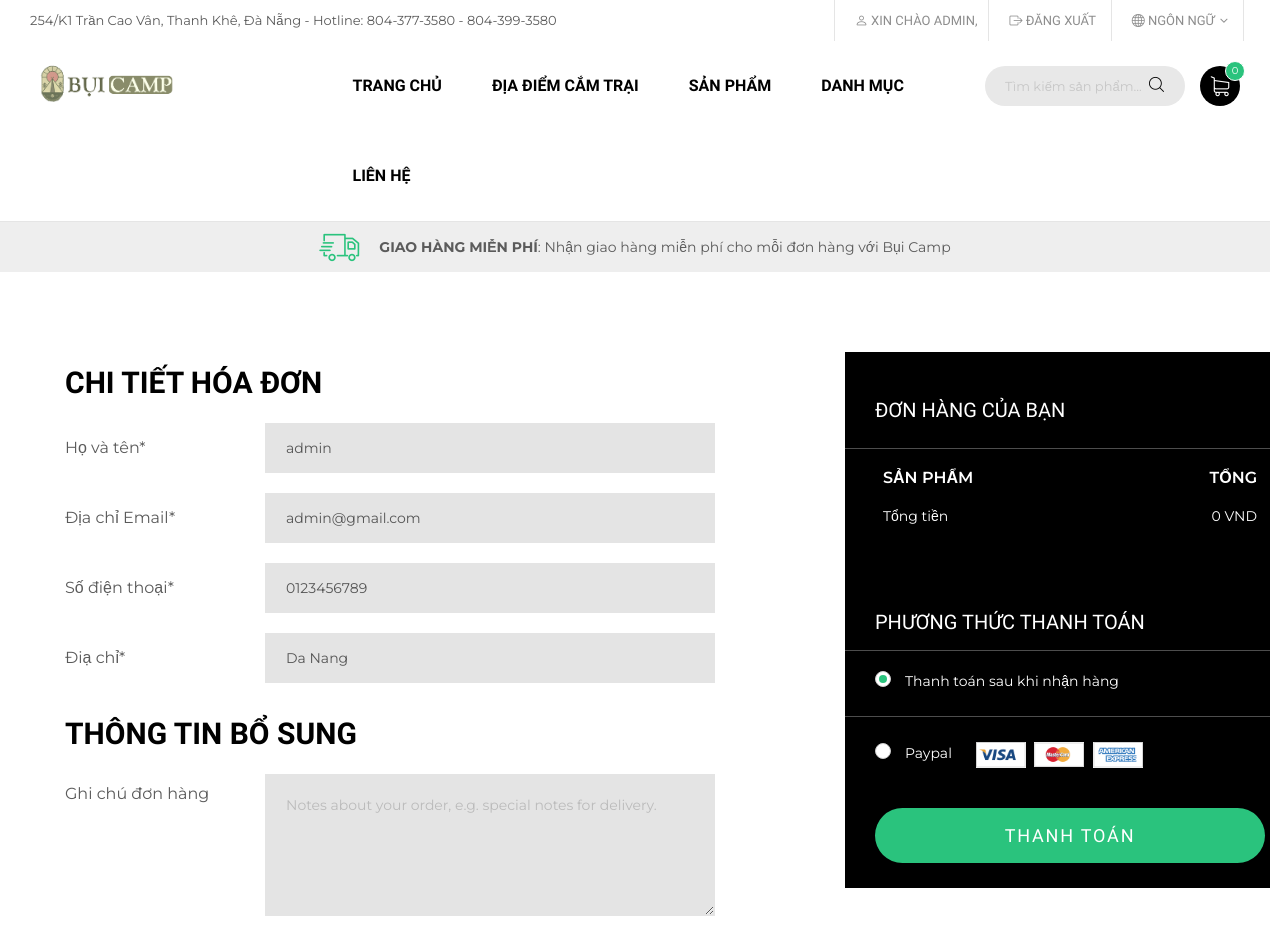
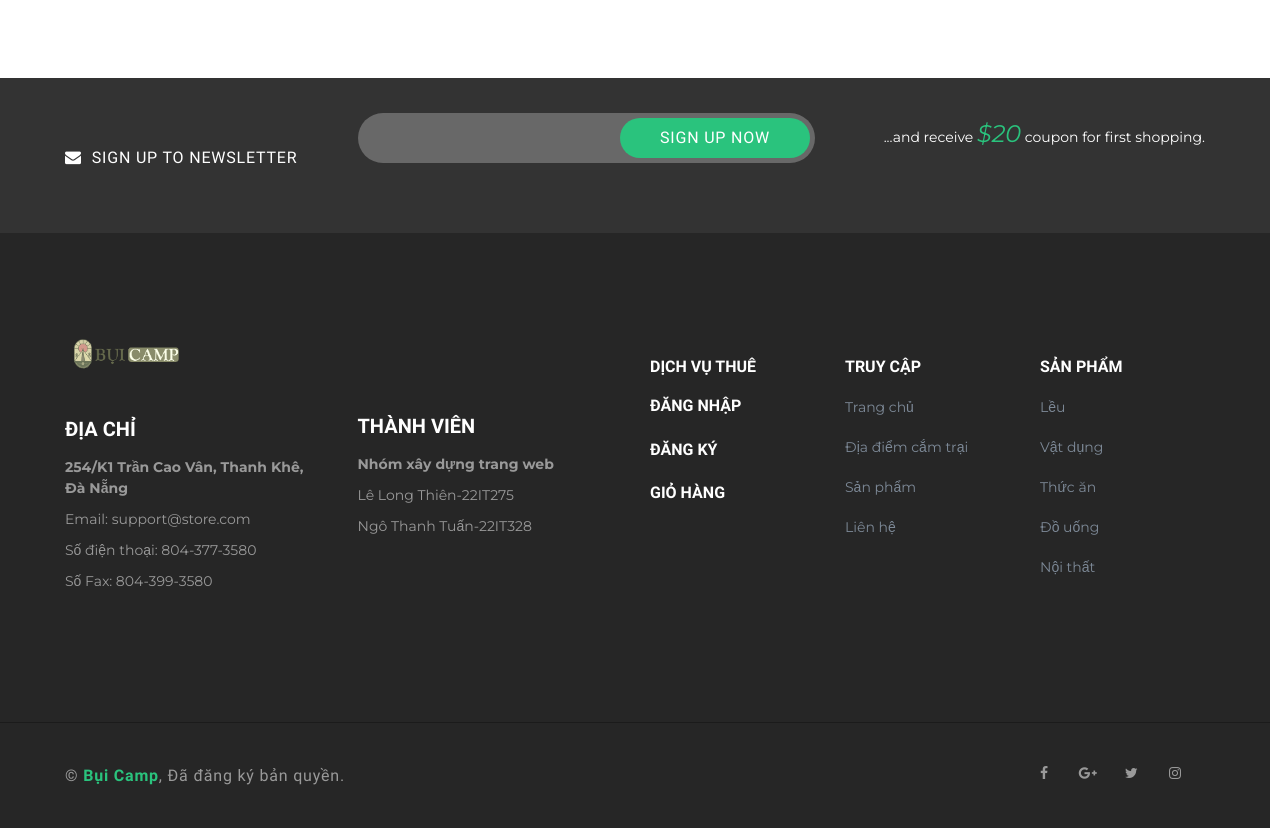
The page /checkout.php (signed in) on the database its author committed (2 pictures, top to bottom).
### tables this page shows
CREATE TABLE `users` (
  `id` int(11) NOT NULL,
  `role_id` int(11) DEFAULT NULL,
  `username` varchar(100) DEFAULT NULL,
  `password` varchar(100) DEFAULT NULL,
  `fullname` varchar(50) DEFAULT NULL,
  `email` varchar(150) DEFAULT NULL,
  `phone` varchar(20) DEFAULT NULL,
  `address` varchar(200) DEFAULT NULL,
  `birthday` int(11) NULL,
  `created_time` int(11) NOT NULL,
  `last_updated` int(11) NOT NULL
);

CREATE TABLE `category` (
  `id` int(11) NOT NULL,
  `name` varchar(100) DEFAULT NULL,
  `created_time` int(11) NULL,
  `last_updated` int(11) NULL
);

### checkout.php (the view, shortened to what this page needs)
<!DOCTYPE html>
<html lang="en">
  <head>
    <link rel="stylesheet" href="plugins/font-awesome/css/font-awesome.min.css">
    <link rel="stylesheet" href="plugins/ps-icon/style.css">
    <link rel="stylesheet" href="https://cdn.jsdelivr.net/npm/sweetalert2@11.7.5/dist/sweetalert2.min.css">
    <link rel="stylesheet" href="https://cdn.jsdelivr.net/npm/bootstrap-icons@1.11.1/font/bootstrap-icons.css">
    <link rel="stylesheet" href="plugins/bootstrap/dist/css/bootstrap.min.css">
    <link rel="stylesheet" href="plugins/owl-carousel/assets/owl.carousel.css">
    <link rel="stylesheet" href="plugins/jquery-bar-rating/dist/themes/fontawesome-stars.css">
    <link rel="stylesheet" href="plugins/slick/slick/slick.css">
    <link rel="stylesheet" href="plugins/bootstrap-select/dist/css/bootstrap-select.min.css">
    <link rel="stylesheet" href="plugins/Magnific-Popup/dist/magnific-popup.css">
    <link rel="stylesheet" href="plugins/jquery-ui/jquery-ui.min.css">
    <link rel="stylesheet" href="plugins/revolution/css/settings.css">
    <link rel="stylesheet" href="plugins/revolution/css/layers.css">
    <link rel="stylesheet" href="plugins/revolution/css/navigation.css">
    <link rel="stylesheet" href="css/style.css">
  </head>
  <body class="ps-loading">
    <?php include 'header.php'; ?>
    <div class="header-services">
    <div class="ps-services owl-slider" data-owl-auto="true" data-owl-loop="true" data-owl-speed="7000" data-owl-gap="0" data-owl-nav="true" data-owl-dots="false" data-owl-item="1" data-owl-item-xs="1" data-owl-item-sm="1" data-owl-item-md="1" data-owl-item-lg="1" data-owl-duration="1000" data-owl-mousedrag="on">
        <p class="ps-service"><i class="ps-icon-delivery"></i><strong>Giao hàng miễn phí</strong>: Nhận giao hàng miễn phí cho mỗi đơn hàng với Bụi Camp</p>
      </div>
    </div>
    <main class="ps-main">
      <div class="ps-checkout pt-80 pb-80">
        <div class="ps-container">
          <form class="ps-checkout__form" action="bill.php" method="post">
            <div class="row">
                  <div class="col-lg-8 col-md-8 col-sm-12 col-xs-12 ">
                    <div class="ps-checkout__billing">
                      <h3>Chi tiết hóa đơn</h3>
                      <?php include 'connect_db.php';
                      $sql_users="SELECT*FROM users WHERE id=".$_COOKIE['idu'];
                      $kq_users=mysqli_query($con,$sql_users);
                      while($row_users=mysqli_fetch_array($kq_users)){
                       ?>
                            <div class="form-group form-group--inline">
                              <label>Họ và tên<span>*</span>
                              </label>
                              <input class="form-control" type="text" name="fullname_users" value="<?php echo $row_users['fullname']; ?>">
                            </div>
                            <div class="form-group form-group--inline">
                              <label>Địa chỉ Email<span>*</span>
                              </label>
                              <input class="form-control" type="email" name="email_users" value="<?php echo $row_users['email']; ?>">
                            </div>
                            <div class="form-group form-group--inline">
                              <label>Số điện thoại<span>*</span>
                              </label>
                              <input class="form-control" type="text" name="phone_users" value="<?php echo $row_users['phone']; ?>">
                            </div>
                            <div class="form-group form-group--inline">
                              <label>Điạ chỉ<span>*</span>
                              </label>
                              <input class="form-control" type="text" name="address_users" value="<?php echo $row_users['address']; ?>">
                            </div>
                      <h3 class="mt-40"> Thông tin bổ sung</h3>
                      <div class="form-group form-group--inline textarea" >
                        <label>Ghi chú đơn hàng</label>
                        <textarea class="form-control" name="thongtinbosung" rows="5" placeholder="Notes about your order, e.g. special notes for delivery."></textarea>
                      </div> <?php }?>
                    </div>
                  </div>
                  <div class="col-lg-4 col-md-4 col-sm-12 col-xs-12 ">
                    <div class="ps-checkout__order" style="width: 450px;">
                      <header>
                        <h3>Đơn hàng của bạn</h3>
                      </header>
                      <div class="content">
                        <table class="table ps-checkout__products">
                          <thead>
                            <tr>
                              <th class="text-uppercase">Sản phẩm</th>
                              <th class="text-uppercase">Tổng</th>
                            </tr>
                          </thead>
                          <tbody>
                          <?php
                          $totalck=0;
                            ?>
                            <tr>
                              <td>Tổng tiền</td>
                              <td><?php echo $totalck.' VND'; ?></td>
                            </tr>
                          </tbody>
                        </table>
                      </div>
                      <footer>
                        <h3>Phương thức thanh toán</h3>
                        <div class="form-group cheque">
                          <div class="ps-radio">
                            <label for="rdo01">Thanh toán sau khi nhận hàng</label>
                          </div>
                        </div>
                        <div class="form-group paypal">
                          <div class="ps-radio ps-radio--inline">
                            <label for="rdo02">Paypal</label>
                          </div>
                          <ul class="ps-payment-method">
                            <li><a href="#"><img src="images/payment/1.png" alt=""></a></li>
                            <li><a href="#"><img src="images/payment/2.png" alt=""></a></li>
                            <li><a href="#"><img src="images/payment/3.png" alt=""></a></li>
                          </ul>
                          <input type="submit" class="ps-btn ps-btn--fullwidth" value="Thanh toán" name="thanhtoanck">
                        </div>
                      </footer>
                    </div>
                  </div>
            </div>
          </form>
        </div>
      </div>
      <div class="ps-subscribe">
        <div class="ps-container">
          <div class="row">
                <div class="col-lg-3 col-md-12 col-sm-12 col-xs-12 ">
                  <h3><i class="fa fa-envelope"></i>Sign up to Newsletter</h3>
                </div>
                <div class="col-lg-5 col-md-7 col-sm-12 col-xs-12 ">
                  <form class="ps-subscribe__form" action="do_action" method="post">
                    <input class="form-control" type="text" placeholder="">
                    <button>Sign up now</button>
                  </form>
                </div>
                <div class="col-lg-4 col-md-5 col-sm-12 col-xs-12 ">
                  <p>...and receive  <span>$20</span>  coupon for first shopping.</p>
                </div>
          </div>
        </div>
      </div>
      <?php include 'footer.php' ?>
    </main>
  </body>
</html>

### header.php (shortened to what this page needs)
<header class="header">
      <div class="header__top">
        <div class="container-fluid">
          <div class="row">
                <div class="col-lg-6 col-md-8 col-sm-6 col-xs-12 ">
                  <p>254/K1 Trần Cao Vân, Thanh Khê, Đà Nẵng  -  Hotline: 804-377-3580 - 804-399-3580</p>
                </div>
                <?php if(isset($_COOKIE['user_cookie'])){ ?>
                  <div class="col-lg-6 col-md-4 col-sm-6 col-xs-12 ">
                  <div class="header__actions"><a href=""><i class="bi bi-person"></i> <?php
                  include 'connect_db.php';
                  $sqlu="SELECT*FROM USERS WHERE id=".$_COOKIE['idu'];
                  $kqu= mysqli_query($con,$sqlu);
                  while($row=mysqli_fetch_array($kqu)){
                    echo 'Xin chào '.$row['fullname'].',';
                  }
                   ?> </a>
                  <div class="header__actions"><a href="logout.php"><i class="bi bi-box-arrow-right"></i> Đăng xuất</a>
<?php
    }else{
                ?>
                <div class="col-lg-6 col-md-4 col-sm-6 col-xs-12 ">
                  <div class="header__actions"><a href="login.php"><i class="bi bi-person"></i> Đăng nhập</a>
                  <div class="header__actions"><a href="register.php"><i class="bi bi-person-plus"></i> Đăng ký</a>
                  <?php
    }
                  ?><div class="btn-group ps-dropdown"><a class="dropdown-toggle" href="#" data-toggle="dropdown" aria-haspopup="true" aria-expanded="false"><i class="bi bi-globe"></i>  Ngôn ngữ<i class="fa fa-angle-down"></i></a>
                    </div>
                  </div>
                </div>
          </div>
        </div>
      </div>
      <nav class="navigation">
        <div class="container-fluid">
          <div class="navigation__column left">
            <div class="header__logo"><a class="ps-logo" href="index.php"><img src="images/logo1.png" alt=""></a></div>
          </div>
          <div class="navigation__column center">
                <ul class="main-menu menu">
                  <li class="menu-item menu-item-has-children dropdown"><a href="index.php">Trang chủ</a>
                  </li>
                  <li class="menu-item menu-item-has-children has-mega-menu"><a href="#">Địa điểm cắm trại</a>
                  </li>
                  <li class="menu-item"><a href="product-listing.php?iddm=0">Sản phẩm</a></li>
                  <li class="menu-item menu-item-has-children dropdown"><a href="#">Danh mục</a>
                  </li></ul>
                  <li class="menu-item menu-item-has-children dropdown"><a href="contact-us.php">Liên hệ</a>
                  </li>
          </div>
          <div class="navigation__column right">
            <form class="ps-search--header" action="do_action" method="post">
              <input class="form-control" type="text" placeholder="Tìm kiếm sản phẩm...">
              <button><i class="ps-icon-search"></i></button>
            </form>
            <div class="ps-cart"><a class="ps-cart__toggle" href="cart.php"><span><i><?php  $_SESSION['soluongcart']=(int)sizeof($_SESSION['giohang']);
            echo $_SESSION['soluongcart'];
            ?></i></span><i class="ps-icon-shopping-cart"></i></a>
              </div>
            </div>
          </div>
        </div>
    </header>

### footer.php
<div class="ps-footer bg--cover" data-background="images/background/parallax.png">
        <div class="ps-footer__content">
          <div class="ps-container">
            <div class="row">
                  <div class="col-lg-3 col-md-3 col-sm-12 col-xs-12 ">
                    <aside class="ps-widget--footer ps-widget--info">
                      <header><a class="ps-logo" href="index.php"><img src="images/logo1.png" alt=""></a>
                        <h3 class="ps-widget__title">Địa chỉ</h3>
                      </header>
                      <footer>
                        <p><strong>254/K1 Trần Cao Vân, Thanh Khê, Đà Nẵng </strong></p>
                        <p>Email: <a href='mailto:support@store.com'>support@store.com</a></p>
                        <p>Số điện thoại: 804-377-3580 </p>
                        <p>Số Fax: 804-399-3580</p>
                      </footer>
                    </aside>
                  </div>
                  <div class="col-lg-3 col-md-3 col-sm-12 col-xs-12 ">
                    <aside class="ps-widget--footer ps-widget--info second">
                      <header>
                        <h3 class="ps-widget__title">Thành viên</h3>
                      </header>
                      <footer>
                        <p><strong>Nhóm xây dựng trang web</strong></p>
                        <p>Lê Long Thiên-22IT275</p>
                        <p>Ngô Thanh Tuấn-22IT328</p>
                      </footer>
                    </aside>
                  </div>
                  <div class="col-lg-2 col-md-2 col-sm-4 col-xs-12 ">
                    <aside class="ps-widget--footer ps-widget--link">
                      <header>
                        <h3 class="ps-widget__title">Dịch vụ thuê</h3>
                      </header>
                      <footer>
                        <ul class="ps-list--link">
                          <li><a href="#">Đăng nhập</a></li>
                          <li><a href="#">Đăng ký</a></li>
                          <li><a href="#">Giỏ hàng</a></li>
                        </ul>
                      </footer>
                    </aside>
                  </div>
                  <div class="col-lg-2 col-md-2 col-sm-4 col-xs-12 ">
                    <aside class="ps-widget--footer ps-widget--link">
                      <header>
                        <h3 class="ps-widget__title">Truy cập</h3>
                      </header>
                      <footer>
                        <ul class="ps-list--line">
                          <li><a href="index.php">Trang chủ</a></li>
                          <li><a href="#">Địa điểm cắm trại</a></li>
                          <li><a href="product-listing.php">Sản phẩm</a></li>
                          <li><a href="contact-us.php">Liên hệ</a></li>
                        </ul>
                      </footer>
                    </aside>
                  </div>
                  <div class="col-lg-2 col-md-2 col-sm-4 col-xs-12 ">
                    <aside class="ps-widget--footer ps-widget--link">
                      <header>
                        <h3 class="ps-widget__title">Sản phẩm</h3>
                      </header>
                      <footer>
                        <ul class="ps-list--line">
                          <?php include 'connect_db.php';
                    $sqlshowdm="SELECT*FROM category";
                    $kqshowdm=mysqli_query($con,$sqlshowdm);
                    while($rowshowdm=mysqli_fetch_array($kqshowdm)){ ?>
                          <li><a href="<?php echo 'product-listing.php?iddm='.$rowshowdm['id']; ?>"><?php  echo $rowshowdm['name']; ?></a></li>
                          <?php } ?>
                        </ul>
                      </footer>
                    </aside>
                  </div>
            </div>
          </div>
        </div>
        <div class="ps-footer__copyright">
          <div class="ps-container">
            <div class="row">
                  <div class="col-lg-6 col-md-6 col-sm-6 col-xs-12 ">
                    <p>&copy; <a href="#">Bụi Camp</a>, Đã đăng ký bản quyền. </p>
                  </div>
                  <div class="col-lg-6 col-md-6 col-sm-6 col-xs-12 ">
                    <ul class="ps-social">
                      <li><a href="#"><i class="fa fa-facebook"></i></a></li>
                      <li><a href="#"><i class="fa fa-google-plus"></i></a></li>
                      <li><a href="#"><i class="fa fa-twitter"></i></a></li>
                      <li><a href="#"><i class="fa fa-instagram"></i></a></li>
                    </ul>
                  </div>
            </div>
          </div>
        </div>
      </div>

### rows shown on the page
users: fullname "ADMIN", fullname_users "admin", email_users "admin@gmail.com", phone_users "0123456789", address_users "Da Nang"
category: name "Lều"
category: name "Vật dụng"
category: name "Thức ăn"
category: name "Đồ uống"
category: name "Nội thất"

### other values the page prints
$_SESSION['soluongcart'] "0"
$totalck "0"
